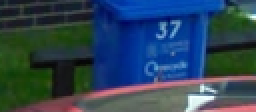
%> input picture 105.png, 128 x 56 px, shrunk from 290 x 126 before the run (shown 2 times larger)
$ octave sliceImage32x32.m   (GNU Octave 9; MATLAB toolbox functions it lacks are replaced by stand-ins)
%> lines starting %> are read from the running program, lines starting %| are printed output that depends on the picture
%% Regular scale slicing
imageName = '105.png';

[~, name, ext] = fileparts(imageName);

outputPath = [name,'_slices/'];
mkdir(outputPath);

image = imread(imageName);
%> image is the input picture: size 56x128x3 uint8; mean R, G, B 44.7, 68.2, 87.5
height = size(image,1);
%> height = 56
width = size(image,2);
%> width = 128

fileListId = fopen(['filelist_detection_',name], 'w+');

for x=1:width-31
    for y=1:height-31
        fileOutputName = sprintf('%s%s_%06d_%06d%s',outputPath,name,x,y,ext);
        imwrite(imcrop(image,[x y 31 31]),fileOutputName);

        fprintf(fileListId,'%s %d\n',fileOutputName,0);
    end
end
%> this loop made 97 passes
%> pass 1, `for y=1:height-31 fileOutputName = sprintf('%s%s_%06d_%06d%s',outputPa..`:
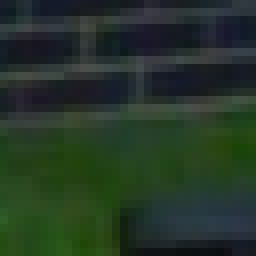
%> saved as 105_000001_000001.png: size 32x32x3 uint8 (shown 8 times larger); mean R, G, B 36.9, 54.2, 39.6
%> pass 1, `for y=1:height-31 fileOutputName = sprintf('%s%s_%06d_%06d%s',outputPa..`:
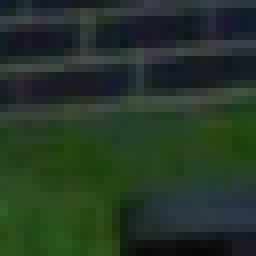
%> saved as 105_000001_000002.png: size 32x32x3 uint8 (shown 8 times larger); mean R, G, B 36.9, 54.5, 38.8
%> pass 1, `for y=1:height-31 fileOutputName = sprintf('%s%s_%06d_%06d%s',outputPa..`:
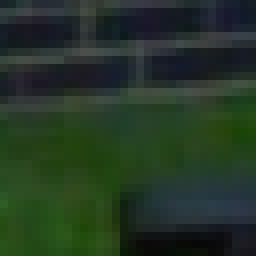
%> saved as 105_000001_000003.png: size 32x32x3 uint8 (shown 8 times larger); mean R, G, B 36.4, 54.5, 37.7
%> pass 1, `for y=1:height-31 fileOutputName = sprintf('%s%s_%06d_%06d%s',outputPa..`:
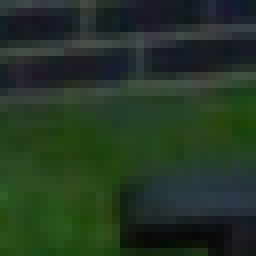
%> saved as 105_000001_000004.png: size 32x32x3 uint8 (shown 8 times larger); mean R, G, B 35.9, 54.5, 36.6

fclose(fileListId);

$ run again, with 23.png copied over 105.png
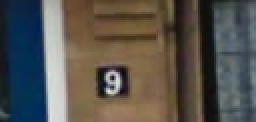
%> input picture 23.png, 128 x 61 px, shrunk from 196 x 94 before the run (shown 2 times larger)
%> image is the input picture: size 61x128x3 uint8; mean R, G, B 87.7, 84.1, 78.2
%> the loop `for x=1:width-31` made 97 passes
%> pass 1, `for y=1:height-31 fileOutputName = sprintf('%s%s_%06d_%06d%s',outputPa..`:
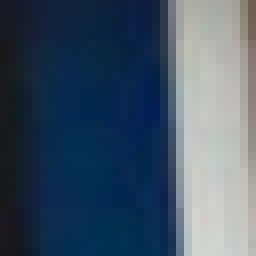
%> saved as 105_000001_000001.png: size 32x32x3 uint8 (shown 8 times larger); mean R, G, B 66.4, 84.5, 102.9

$ run again, with 23_withDetection.png copied over 105.png
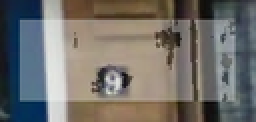
%> input picture 23_withDetection.png, 128 x 61 px, shrunk from 196 x 94 before the run (shown 2 times larger)
%> image is the input picture: size 61x128x3 uint8; mean R, G, B 114.2, 111.8, 107.6
%> the loop `for x=1:width-31` made 97 passes
%> pass 1, `for y=1:height-31 fileOutputName = sprintf('%s%s_%06d_%06d%s',outputPa..`:
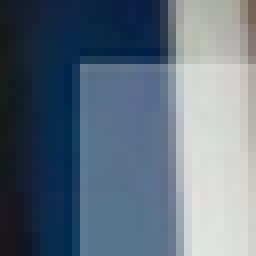
%> saved as 105_000001_000003.png: size 32x32x3 uint8 (shown 8 times larger); mean R, G, B 95.9, 111.2, 126.6
%> pass 1, `for y=1:height-31 fileOutputName = sprintf('%s%s_%06d_%06d%s',outputPa..`:
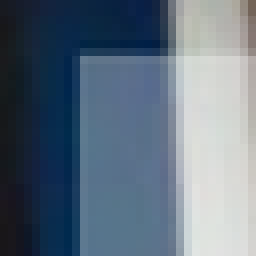
%> saved as 105_000001_000004.png: size 32x32x3 uint8 (shown 8 times larger); mean R, G, B 97.2, 112.6, 128.1
